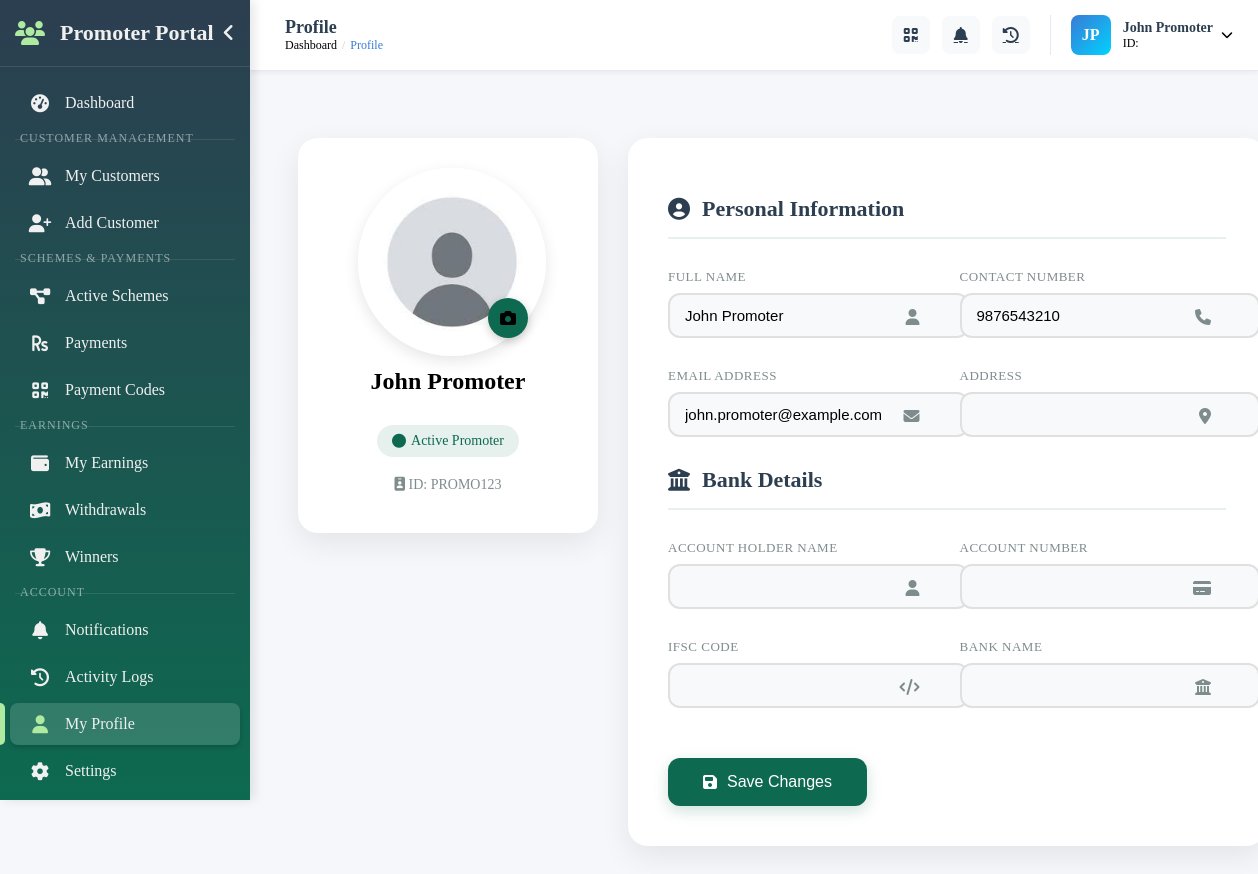
/promoter/profile/index.php (signed in), run on the app's committed database.
### tables this page shows
CREATE TABLE Promoters (
    PromoterID INT AUTO_INCREMENT PRIMARY KEY,
    PromoterUniqueID VARCHAR(50) UNIQUE NOT NULL,
    CustomerID INT UNIQUE,
    Name VARCHAR(255) NOT NULL,
    Contact VARCHAR(50) UNIQUE NOT NULL,
    Email VARCHAR(255) UNIQUE,
    PasswordHash VARCHAR(255) NOT NULL,
    Address TEXT,
    ProfileImageURL VARCHAR(255),
    BankAccountName VARCHAR(255),
    BankAccountNumber VARCHAR(50),
    IFSCCode VARCHAR(20),
    BankName VARCHAR(255),
    PaymentCodeCounter INT DEFAULT 0,
    ParentPromoterID  INT DEFAULT NULL,
    Status ENUM('Active', 'Inactive') DEFAULT 'Active',
    CreatedAt TIMESTAMP DEFAULT CURRENT_TIMESTAMP,
    UpdatedAt TIMESTAMP DEFAULT CURRENT_TIMESTAMP ON UPDATE CURRENT_TIMESTAMP
);

### promoter/profile/index.php (the view, shortened to what this page needs)
<?php
$database = new Database();
$conn = $database->getConnection();
try {
    $stmt = $conn->prepare("SELECT * FROM Promoters WHERE PromoterID = ?");
    $stmt->execute([$_SESSION['promoter_id']]);
    $promoter = $stmt->fetch(PDO::FETCH_ASSOC);
} catch (PDOException $e) {
    $message = "Error fetching profile data";
    $messageType = "error";
}
?>
<!DOCTYPE html>
<html lang="en">
<head>
    <link rel="stylesheet" href="https://cdnjs.cloudflare.com/ajax/libs/font-awesome/6.4.0/css/all.min.css">
</head>
<body>
    <?php include('../components/sidebar.php'); ?>
    <?php include('../components/topbar.php'); ?>
    <div class="content-wrapper">
        <div class="profile-container">
            <div class="profile-sidebar">
                <div class="profile-image-container">
                    <img src=../../uploads/profile_pictures/image.png
                    ?>" alt="Profile" class="profile-image">
                    <label class="image-upload-label" for="profile_image" title="Change Profile Picture">
                        <i class="fas fa-camera"></i>
                    </label>
                </div>
                <h2><?php echo htmlspecialchars($promoter['Name']); ?></h2>
                <div class="profile-status">
                    <i class="fas fa-circle"></i>
                    Active Promoter
                </div>
                <div class="profile-id">
                    <i class="fas fa-id-badge"></i>
                    ID: <?php echo htmlspecialchars($promoter['PromoterUniqueID']); ?>
                </div>
            </div>
            <div class="main-content">
                <form method="POST" enctype="multipart/form-data">
                    <h2 class="section-title">
                        <i class="fas fa-user-circle"></i>
                        Personal Information
                    </h2>
                    <div class="form-row">
                        <div class="form-group">
                            <label>Full Name</label>
                            <input type="text" name="name" value="<?php echo htmlspecialchars($promoter['Name']); ?>" required>
                            <i class="fas fa-user"></i>
                        </div>
                        <div class="form-group">
                            <label>Contact Number</label>
                            <input type="tel" name="contact" value="<?php echo htmlspecialchars($promoter['Contact']); ?>" required>
                            <i class="fas fa-phone"></i>
                        </div>
                    </div>
                    <div class="form-row">
                        <div class="form-group">
                            <label>Email Address</label>
                            <input type="email" name="email" value="<?php echo htmlspecialchars($promoter['Email']); ?>">
                            <i class="fas fa-envelope"></i>
                        </div>
                        <div class="form-group">
                            <label>Address</label>
                            <input type="text" name="address" value="<?php echo htmlspecialchars($promoter['Address']); ?>">
                            <i class="fas fa-map-marker-alt"></i>
                        </div>
                    </div>
                    <h2 class="section-title">
                        <i class="fas fa-university"></i>
                        Bank Details
                    </h2>
                    <div class="form-row">
                        <div class="form-group">
                            <label>Account Holder Name</label>
                            <input type="text" name="bank_account_name" value="<?php echo htmlspecialchars($promoter['BankAccountName']); ?>">
                            <i class="fas fa-user"></i>
                        </div>
                        <div class="form-group">
                            <label>Account Number</label>
                            <input type="text" name="bank_account_number" value="<?php echo htmlspecialchars($promoter['BankAccountNumber']); ?>">
                            <i class="fas fa-credit-card"></i>
                        </div>
                    </div>
                    <div class="form-row">
                        <div class="form-group">
                            <label>IFSC Code</label>
                            <input type="text" name="ifsc_code" value="<?php echo htmlspecialchars($promoter['IFSCCode']); ?>">
                            <i class="fas fa-code"></i>
                        </div>
                        <div class="form-group">
                            <label>Bank Name</label>
                            <input type="text" name="bank_name" value="<?php echo htmlspecialchars($promoter['BankName']); ?>">
                            <i class="fas fa-university"></i>
                        </div>
                    </div>
                    <button type="submit" class="btn-submit">
                        <i class="fas fa-save"></i>
                        Save Changes
                    </button>
                </form>
            </div>
        </div>
    </div>
</body>
</html>

### promoter/profile/index.php (style rules this page uses)
:root { --primary-color: rgb(13, 106, 80); --primary-light: rgba(13, 106, 80, 0.1); --secondary-color: #2c3e50; --success-color: #2ecc71; --error-color: #e74c3c; --border-color: #e0e0e0; --text-primary: #2c3e50; --text-secondary: #7f8c8d; --bg-light: #f8f9fa; --card-shadow: 0 10px 30px rgba(0, 0, 0, 0.08); }
body { background-color: #f5f7fa; }
.profile-container { max-width: 1100px; margin: 40px auto; display: grid; grid-template-columns: 300px 1fr; gap: 30px; padding: 0 20px; }
.profile-sidebar { background: white; border-radius: 20px; padding: 30px; text-align: center; height: fit-content; box-shadow: var(--card-shadow); }
.profile-image-container { position: relative; width: 180px; height: 180px; margin: 0 auto 20px; }
.profile-image { width: 100%; height: 100%; border-radius: 50%; object-fit: cover; border: 4px solid white; box-shadow: 0 5px 15px rgba(0, 0, 0, 0.1); transition: all 0.3s ease; }
.image-upload-label { position: absolute; bottom: 10px; right: 10px; background: var(--primary-color); width: 40px; height: 40px; border-radius: 50%; display: flex; align-items: center; justify-content: center; cursor: pointer; transition: all 0.3s ease; box-shadow: 0 3px 10px rgba(0, 0, 0, 0.2); }
.profile-status { background: var(--primary-light); color: var(--primary-color); padding: 8px 15px; border-radius: 20px; font-size: 14px; font-weight: 500; display: inline-flex; align-items: center; gap: 5px; margin: 10px 0; }
.profile-id { color: var(--text-secondary); font-size: 14px; margin: 10px 0; }
.main-content { background: white; border-radius: 20px; padding: 40px; box-shadow: var(--card-shadow); }
.section-title { color: var(--text-primary); font-size: 22px; font-weight: 600; margin-bottom: 30px; display: flex; align-items: center; gap: 12px; padding-bottom: 15px; border-bottom: 2px solid var(--primary-light); }
.form-row { display: grid; grid-template-columns: repeat(2, 1fr); gap: 25px; margin-bottom: 30px; }
.form-group { position: relative; }
.form-group label { color: var(--text-secondary); font-size: 13px; font-weight: 500; margin-bottom: 8px; display: block; text-transform: uppercase; letter-spacing: 0.5px; }
.form-group input { width: 100%; padding: 12px 15px; border: 2px solid var(--border-color); border-radius: 12px; font-size: 15px; transition: all 0.3s ease; background: var(--bg-light); }
.form-group i { position: absolute; right: 15px; top: 40px; color: var(--text-secondary); }
.btn-submit { background: var(--primary-color); color: white; padding: 15px 35px; border: none; border-radius: 12px; font-size: 16px; font-weight: 500; cursor: pointer; transition: all 0.3s ease; display: inline-flex; align-items: center; gap: 10px; margin-top: 20px; box-shadow: 0 5px 15px rgba(13, 106, 80, 0.2); }

### promoter/components/sidebar.php (style rules this page uses)
:root { --sidebar-width: 250px; --sidebar-collapsed-width: 70px; --primary-color:rgb(13, 106, 80); --secondary-color: #2c3e50; --text-color: #f0f0f0; --hover-color:rgb(175, 234, 161); --transition-speed: 0.3s; }
.content-wrapper { margin-left: var(--sidebar-width); transition: margin var(--transition-speed) ease, width var(--transition-speed) ease; min-height: 100vh; padding: 20px; width: calc(100% - var(--sidebar-width)); position: absolute; right: a; }

### promoter/components/topbar.php (style rules this page uses)
:root { --topbar-height: 70px; --Topprimary-color: #3a7bd5; --Topsecondary-color: #00d2ff; --Toptext-dark: #2c3e50; --Toptext-light: #7f8c8d; --topborder-color: #e5e9f2; --Topbg-light: #f8f9fa; --shadow-sm: 0 2px 5px rgba(0, 0, 0, 0.05); --shadow-md: 0 4px 12px rgba(0, 0, 0, 0.08); --transition-speed: 0.3s; }
.content-wrapper { padding-top: calc(var(--topbar-height) + 20px) !important; }

### data on the page
promoters: Name "John Promoter", PromoterUniqueID "PROMO123", name "John Promoter", contact "9876543210", email "john.promoter@example.com"

### other printed values
str_replace('-', ' ', $currentPage) "Profile"
$initials "JP"
$promoterName "John Promoter"
